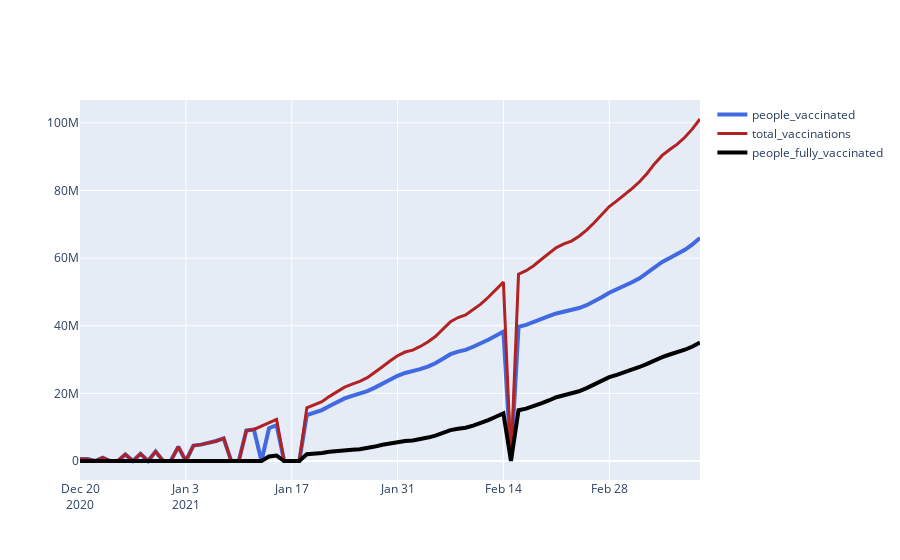

Notebook cell for this chart:
### Markdown cell above
# United States top 10 days graph

### Code cell
df_usa = pd.DataFrame()
df_usa[["country", "date", "total_vaccinations", "people_vaccinated", "people_fully_vaccinated"]]=df[
    ["country", "date", "total_vaccinations", "people_vaccinated", "people_fully_vaccinated"]]

Usa = (df_usa[df_usa["country"]== "United States"].sort_values(by ='total_vaccinations' , ascending=False)).sort_values(by = "date")

fig = go.Figure()

fig.add_trace(go.Scatter(x=Usa['date'], y=Usa['people_vaccinated'], name='people_vaccinated',
                         line=dict(color='royalblue', width=4)))
fig.add_trace(go.Scatter(x=Usa['date'], y=Usa['total_vaccinations'], name = 'total_vaccinations',
                         line=dict(color='firebrick', width=3)))
fig.add_trace(go.Scatter(x=Usa['date'], y=Usa['people_fully_vaccinated'], name = 'people_fully_vaccinated',
                         line=dict(color='black', width=4)))
